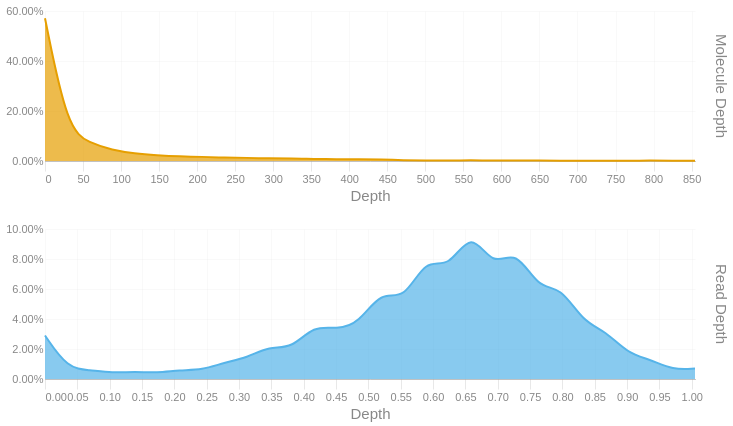

Here is the notebook cell this chart was saved with:
### Code cell
readdep = depth_hist(tb['Read Depth'], q99, 3)
readdep = readdep.with_columns(pl.lit('Read Depth').alias('Metric'))
if not SKIPLR:
    moldep = depth_hist(tb['Molecule Depth'], mol_q99, 1)
    moldep = moldep.with_columns(pl.lit('Molecule Depth').alias('Metric'))
    _hist = pl.concat([readdep, moldep])
    _hist = _hist.filter(pl.col('Proportion') != 0)
    with SafeRender(_hist):
        (
            alt.Chart(_hist)        
            .mark_area(interpolate = "basis")
            .encode(
                x=alt.X('Bin:Q').scale(domainMin=0).axis(alt.Axis(title='Depth')),
                y = alt.Y('Proportion:Q', title = None).axis(format = '.2%'),
                color = alt.Color('Metric:N').legend(None),
                row = alt.Row("Metric:N").header(title = None, labelOrient = 'right'),
                tooltip = [
                    alt.Tooltip("Metric:N", title = "Metric"),
                    alt.Tooltip('Interval:N', title = "Depth Interval"),
                    alt.Tooltip('Proportion:Q', title = "% Alignments").format('.2%')
                ]
            )
            .resolve_scale(x='independent', y='independent')
            .properties(
                height = 150, width = 650,
                usermeta={'embedOptions': {'downloadFileName': f'{samplename}.depth.hist'}}
            )
        ).display()
else:
    readdep = readdep.filter(pl.col('Proportion') != 0)
    with SafeRender(readdep):
        (
            alt.Chart(readdep)        
            .mark_area(interpolate = "basis")
            .encode(
                x=alt.X('Bin:Q').scale(domainMin=0).axis(alt.Axis(title='Depth')),
                y = alt.Y('Proportion:Q', title = None).axis(format = '.2%'),
                tooltip = [
                    alt.Tooltip('Interval:N', title = "Depth Interval"),
                    alt.Tooltip('Proportion:Q', title = "% Alignments").format('.2%')
                ]
            )
            .properties(
                usermeta={'embedOptions': {'downloadFileName': f'{samplename}.depth.hist'}}
            )
        ).display()

### Figure 1 — Vega-Lite specification as saved in the notebook (floating-point values rounded to 4 significant figures)
{"width": 650, "height": 150, "config": {"title": {"anchor": "start", "dy": -15, "fontSize": 18, "color": "#888888", "subtitleColor": "#888888", "subtitleFontSize": 14}, "arc": {"fill": "#0072B2"}, "axis": {"domainColor": "#888888", "domainWidth": 0.5, "gridWidth": 0.2, "grid": false, "titleFontWeight": 400, "titleFontSize": 15, "labelFontSize": 11, "labelColor": "#888888", "tickColor": "#888888", "tickWidth": 0.2, "titleColor": "#888888"}, "axisBand": {"grid": false}, "axisX": {"grid": true, "tickSize": 10, "domainCap": "round"}, "axisY": {"domain": false, "grid": true, "tickSize": 0, "domainCap": "round"}, "background": "transparent", "header": {"labelFontSize": 15, "labelColor": "#888888", "titleFontSize": 15, "titleFontWeight": 600, "titleColor": "#888888"}, "legend": {"labelFont": "sans-serif", "labelFontSize": 12, "labelColor": "#888888", "symbolSize": 100, "symbolType": "circle", "titleFontSize": 12, "titlePadding": 10, "titleColor": "#888888", "title": null}, "range": {"category": ["#E69F00", "#56B4E9", "#009E73", "#F0E442", "#0072B2", "#D55E00", "#CC79A7", "#000000"], "diverging": ["#cfe8f3", "#a2d4ec", "#73bfe2", "#46abdb", "#1696d2", "#12719e"]}, "area": {"fill": "#0072B2", "fillOpacity": 0.7, "line": true, "strokeOpacity": 0.7}, "line": {"color": "#0072B2", "stroke": "#0072B2", "strokeWidth": 2}, "trail": {"color": "#0072B2", "stroke": "#0072B2", "strokeWidth": 0, "size": 1}, "point": {"filled": true, "fillOpacity": 1.0, "size": 95}, "text": {"color": "#888888", "fontSize": 11, "align": "right", "fontWeight": 400, "size": 11}, "bar": {"fill": "#0072B2", "stroke": null}, "view": {"stroke": null, "continuousWidth": 660, "continuousHeight": 400}}, "data": {"name": "data-ea8823b18a0df6858ccdf71c15e3bb8f"}, "mark": {"type": "area", "interpolate": "basis"}, "encoding": {"color": {"field": "Metric", "legend": null, "type": "nominal"}, "row": {"field": "Metric", "header": {"title": null, "labelOrient": "right"}, "type": "nominal"}, "tooltip": [{"field": "Metric", "title": "Metric", "type": "nominal"}, {"field": "Interval", "title": "Depth Interval", "type": "nominal"}, {"field": "Proportion", "format": ".2%", "title": "% Alignments", "type": "quantitative"}], "x": {"axis": {"title": "Depth"}, "field": "Bin", "scale": {"domainMin": 0}, "type": "quantitative"}, "y": {"axis": {"format": ".2%"}, "field": "Proportion", "title": null, "type": "quantitative"}}, "resolve": {"scale": {"x": "independent", "y": "independent"}}, "usermeta": {"embedOptions": {"downloadFileName": "S6_Altamaha_3950.depth.hist"}}, "$schema": "https://vega.github.io/schema/vega-lite/v6.1.0.json", "datasets": {"data-ea8823b18a0df6858ccdf71c15e3bb8f": [{"Bin": 0.0, "Interval": "0.0-0.035", "Proportion": 0.029, "Metric": "Read Depth"}, {"Bin": 0.035, "Interval": "0.035-0.069", "Proportion": 0.007, "Metric": "Read Depth"}, {"Bin": 0.069, "Interval": "0.069-0.104", "Proportion": 0.006, "Metric": "Read Depth"}, {"Bin": 0.104, "Interval": "0.104-0.139", "Proportion": 0.004, "Metric": "Read Depth"}, {"Bin": 0.139, "Interval": "0.139-0.173", "Proportion": 0.005, "Metric": "Read Depth"}, {"Bin": 0.173, "Interval": "0.173-0.208", "Proportion": 0.004, "Metric": "Read Depth"}, {"Bin": 0.208, "Interval": "0.208-0.243", "Proportion": 0.006, "Metric": "Read Depth"}, {"Bin": 0.243, "Interval": "0.243-0.277", "Proportion": 0.006, "Metric": "Read Depth"}, {"Bin": 0.277, "Interval": "0.277-0.312", "Proportion": 0.011, "Metric": "Read Depth"}, {"Bin": 0.312, "Interval": "0.312-0.347", "Proportion": 0.014, "Metric": "Read Depth"}, {"Bin": 0.347, "Interval": "0.347-0.381", "Proportion": 0.022, "Metric": "Read Depth"}, {"Bin": 0.381, "Interval": "0.381-0.416", "Proportion": 0.02, "Metric": "Read Depth"}, {"Bin": 0.416, "Interval": "0.416-0.451", "Proportion": 0.036, "Metric": "Read Depth"}, {"Bin": 0.451, "Interval": "0.451-0.485", "Proportion": 0.033, "Metric": "Read Depth"}, {"Bin": 0.485, "Interval": "0.485-0.52", "Proportion": 0.037, "Metric": "Read Depth"}, {"Bin": 0.52, "Interval": "0.52-0.555", "Proportion": 0.059, "Metric": "Read Depth"}, {"Bin": 0.555, "Interval": "0.555-0.589", "Proportion": 0.052, "Metric": "Read Depth"}, {"Bin": 0.589, "Interval": "0.589-0.624", "Proportion": 0.081, "Metric": "Read Depth"}, {"Bin": 0.624, "Interval": "0.624-0.659", "Proportion": 0.073, "Metric": "Read Depth"}, {"Bin": 0.659, "Interval": "0.659-0.693", "Proportion": 0.1, "Metric": "Read Depth"}, {"Bin": 0.693, "Interval": "0.693-0.728", "Proportion": 0.074, "Metric": "Read Depth"}, {"Bin": 0.728, "Interval": "0.728-0.763", "Proportion": 0.087, "Metric": "Read Depth"}, {"Bin": 0.763, "Interval": "0.763-0.797", "Proportion": 0.06, "Metric": "Read Depth"}, {"Bin": 0.797, "Interval": "0.797-0.832", "Proportion": 0.062, "Metric": "Read Depth"}, {"Bin": 0.832, "Interval": "0.832-0.867", "Proportion": 0.038, "Metric": "Read Depth"}, {"Bin": 0.867, "Interval": "0.867-0.901", "Proportion": 0.032, "Metric": "Read Depth"}, {"Bin": 0.901, "Interval": "0.901-0.936", "Proportion": 0.017, "Metric": "Read Depth"}, {"Bin": 0.936, "Interval": "0.936-0.971", "Proportion": 0.013, "Metric": "Read Depth"}, {"Bin": 0.971, "Interval": "0.971-1.005", "Proportion": 0.006, "Metric": "Read Depth"}, {"Bin": 1.005, "Interval": "1.005-1.04", "Proportion": 0.007, "Metric": "Read Depth"}, {"Bin": 0.0, "Interval": "0.0-29.5", "Proportion": 0.571, "Metric": "Molecule Depth"}, {"Bin": 29.5, "Interval": "29.5-58.9", "Proportion": 0.126, "Metric": "Molecule Depth"}, {"Bin": 58.9, "Interval": "58.9-88.4", "Proportion": 0.072, "Metric": "Molecule Depth"}, {"Bin": 88.4, "Interval": "88.4-117.9", "Proportion": 0.044, "Metric": "Molecule Depth"}, {"Bin": 117.9, "Interval": "117.9-147.3", "Proportion": 0.03, "Metric": "Molecule Depth"}, {"Bin": 147.3, "Interval": "147.3-176.8", "Proportion": 0.023, "Metric": "Molecule Depth"}, {"Bin": 176.8, "Interval": "176.8-206.2", "Proportion": 0.018, "Metric": "Molecule Depth"}, {"Bin": 206.2, "Interval": "206.2-235.7", "Proportion": 0.017, "Metric": "Molecule Depth"}, {"Bin": 235.7, "Interval": "235.7-265.2", "Proportion": 0.013, "Metric": "Molecule Depth"}, {"Bin": 265.2, "Interval": "265.2-294.6", "Proportion": 0.013, "Metric": "Molecule Depth"}, {"Bin": 294.6, "Interval": "294.6-324.1", "Proportion": 0.01, "Metric": "Molecule Depth"}, {"Bin": 324.1, "Interval": "324.1-353.6", "Proportion": 0.011, "Metric": "Molecule Depth"}, {"Bin": 353.6, "Interval": "353.6-383.0", "Proportion": 0.008, "Metric": "Molecule Depth"}, {"Bin": 383.0, "Interval": "383.0-412.5", "Proportion": 0.007, "Metric": "Molecule Depth"}, {"Bin": 412.5, "Interval": "412.5-442.0", "Proportion": 0.007, "Metric": "Molecule Depth"}, {"Bin": 442.0, "Interval": "442.0-471.4", "Proportion": 0.006, "Metric": "Molecule Depth"}, {"Bin": 471.4, "Interval": "471.4-500.9", "Proportion": 0.003, "Metric": "Molecule Depth"}, {"Bin": 500.9, "Interval": "500.9-530.4", "Proportion": 0.002, "Metric": "Molecule Depth"}, {"Bin": 530.4, "Interval": "530.4-559.8", "Proportion": 0.002, "Metric": "Molecule Depth"}, {"Bin": 559.8, "Interval": "559.8-589.3", "Proportion": 0.003, "Metric": "Molecule Depth"}, {"Bin": 589.3, "Interval": "589.3-618.7", "Proportion": 0.002, "Metric": "Molecule Depth"}, {"Bin": 618.7, "Interval": "618.7-648.2", "Proportion": 0.002, "Metric": "Molecule Depth"}, {"Bin": 648.2, "Interval": "648.2-677.7", "Proportion": 0.002, "Metric": "Molecule Depth"}, {"Bin": 677.7, "Interval": "677.7-707.1", "Proportion": 0.001, "Metric": "Molecule Depth"}, {"Bin": 707.1, "Interval": "707.1-736.6", "Proportion": 0.001, "Metric": "Molecule Depth"}, {"Bin": 736.6, "Interval": "736.6-766.1", "Proportion": 0.001, "Metric": "Molecule Depth"}, {"Bin": 766.1, "Interval": "766.1-795.5", "Proportion": 0.001, "Metric": "Molecule Depth"}, {"Bin": 795.5, "Interval": "795.5-825.0", "Proportion": 0.002, "Metric": "Molecule Depth"}, {"Bin": 825.0, "Interval": "825.0-854.5", "Proportion": 0.001, "Metric": "Molecule Depth"}, {"Bin": 854.5, "Interval": "854.5-883.92", "Proportion": 0.001, "Metric": "Molecule Depth"}]}}
